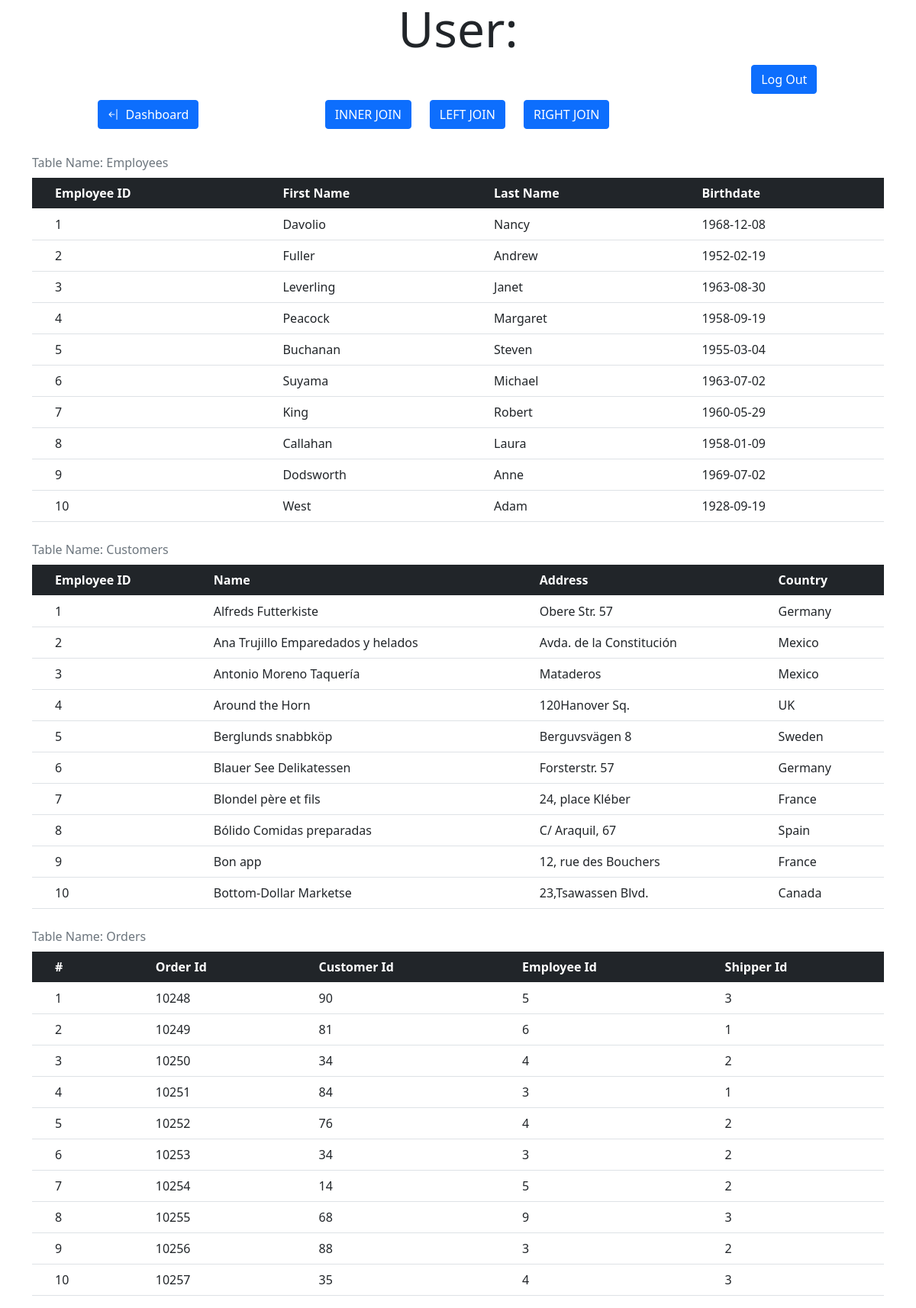
/server/dashboard.php, run on the app's committed database.
### tables this page shows
CREATE TABLE `employees` (
  `employeeID` int(11) NOT NULL,
  `first_name` text DEFAULT NULL,
  `last_name` text NOT NULL,
  `birthdate` text DEFAULT NULL,
  `notes` text DEFAULT NULL
);

CREATE TABLE `customers` (
  `customerID` int(11) NOT NULL,
  `customer_name` text NOT NULL,
  `contact_name` text NOT NULL,
  `address` text NOT NULL,
  `city` text NOT NULL,
  `postal_code` text DEFAULT NULL,
  `country` text NOT NULL
);

CREATE TABLE `orders` (
  `orderID` int(11) NOT NULL,
  `customerID` int(11) NOT NULL,
  `employeeID` int(11) NOT NULL,
  `orderdate` text DEFAULT NULL,
  `shipperID` int(11) NOT NULL
);

### server/dashboard.php (the view, shortened to what this page needs)
<?php
try
{
    $conn = new PDO("mysql:host=localhost;dbname=test", "root", "");
    $conn -> setAttribute(PDO::ATTR_ERRMODE, PDO::ERRMODE_EXCEPTION);
}catch(PDOException $e)
{
    echo ("Error connecting to database... <br>" . $e -> getMessage());
}
?>
<!DOCTYPE html>
<html lang="en">
<head>
    <link rel="stylesheet" href="https://cdn.jsdelivr.net/npm/bootstrap@5.0.1/dist/css/bootstrap.min.css">
    <link rel="stylesheet" href="https://cdn.jsdelivr.net/npm/bootstrap-icons@1.5.0/font/bootstrap-icons.css">
</head>
<body>
<div class="container-fluid">
        <h1 class="display-3 text-center">User: <span id="headingUsername"></span></h1>
        <div class="d-flex justify-content-end">
            <button class="btn btn-primary me-6" id="logout">Log Out</button>
        </div>
        <div class="row mt-2">
            <div class="col">
                <div class="d-flex justify-content-end">
                    <a href="/LoginAction/templates/dashboard.html" class="btn btn-primary btn-md" id="viewAllUsers">
                        <span class="bi bi-arrow-bar-left me-2"></span>Dashboard
                    </a>
                </div>
            </div>
            <div class="col-6 d-flex justify-content-center">
                <button class="btn btn-primary ms-4" name="inner" id="inner">INNER JOIN</button>
                <button class="btn btn-primary ms-4" name="left" id="left">LEFT JOIN</button>
                <button class="btn btn-primary ms-4" name="right" id="right">RIGHT JOIN</button>
            </div>
            <div class="col"></div>
        </div>
    </div>
    <div class="container mt-4">
        <table class="table caption-top" id="table">
            <caption>Table Name: Employees</caption>
            <?php
            $query = "SELECT employeeID, first_name, last_name,  birthdate FROM employees WHERE employeeID < 11;";
            if($result = $conn -> query($query))
            {
                if($result -> rowCount() > 0)
                {
                    echo "<thead class='table-dark'>";
                        echo "<tr class=\"table-header-row\">";
                            echo "<th>Employee ID</th>";
                            echo "<th>First Name</th>";
                            echo "<th>Last Name</th>";
                            echo "<th>Birthdate</th>";
                        echo "</tr>";
                    echo "</thead>";
                    echo "<tbody>";
                        while($row = $result -> fetch(PDO::FETCH_ASSOC))
                        {
                            echo "<tr class=\"table-data-row\">";
                                echo "<td>" . $row['employeeID'] . "</td>";
                                echo "<td>" . $row['first_name'] . "</td>";
                                echo "<td>" . $row['last_name'] . "</td>";
                                echo "<td>" . $row['birthdate'] . "</td>";
                            echo "</tr>";
                        }
                    echo "</tbody>";
                }else
                {
                    echo ("<div class=\"alert alert-danger\"><em>No Records Found!</em></div>");
                }
            }else
            {
                echo ("<div class=\"alert alert-danger\" style=\"font-size: 1.3rem;\"> Error connecting to Database. Please try again!</div>");
            }
            ?>
        </table>
        <table class="table caption-top tables" >
            <caption>Table Name: Customers</caption>
            <?php
            $query = "SELECT customerID, customer_name, address, country FROM customers WHERE customerID < 11;";
            if($result = $conn -> query($query))
            {
                if($result -> rowCount() > 0)
                {
                    echo "<thead class='table-dark'>";
                        echo "<tr>";
                            echo "<th>Employee ID</th>";
                            echo "<th>Name</th>";
                            echo "<th>Address</th>";
                            echo "<th>Country</th>";
                        echo "</tr>";
                    echo "</thead>";
                    echo "<tbody>";
                        while($row = $result -> fetch(PDO::FETCH_ASSOC))
                        {
                            echo "<tr>";
                                echo "<td>" . $row['customerID'] . "</td>";
                                echo "<td>" . $row['customer_name'] . "</td>";
                                echo "<td>" . $row['address'] . "</td>";
                                echo "<td>" . $row['country'] . "</td>";
                            echo "</tr>";
                        }
                    echo "</tbody>";
                }else
                {
                    echo ("<div class=\"alert alert-danger\"><em>No Records Found!</em></div>");
                }
            }else
            {
                echo ("<div class=\"alert alert-danger\" style=\"font-size: 1.3rem;\"> Error connecting to Database. Please try again!</div>");
            }
            ?>
        </table>
        <table class="table caption-top tables">
            <caption>Table Name: Orders</caption>
            <?php
            $query = "SELECT orderID, customerID, employeeID, shipperID FROM orders WHERE orderID < 10258;";
            if($result = $conn -> query($query))
            {
                if($result -> rowCount() > 0)
                {
                    echo "<thead class='table-dark'>";
                        echo "<tr>";
                        echo "<th>#</th>";
                        echo "<th>Order Id</th>";
                        echo "<th>Customer Id</th>";
                        echo "<th>Employee Id</th>";
                            echo "<th>Shipper Id</th>";
                        echo "</tr>";
                    echo "</thead>";
                    echo "<tbody>";
                        $i = 1;
                        while($row = $result -> fetch(PDO::FETCH_ASSOC))
                        {
                            echo "<tr>";
                                echo "<td>" . $i . "</td>";
                                echo "<td>" . $row['orderID'] . "</td>";
                                echo "<td>" . $row['customerID'] . "</td>";
                                echo "<td>" . $row['employeeID'] . "</td>";
                                echo "<td>" . $row['shipperID'] . "</td>";
                            echo "</tr>";
                            $i++;
                        }
                    echo "</tbody>";
                }else
                {
                    echo ("<div class=\"alert alert-danger\"><em>No Records Found!</em></div>");
                }
            }else
            {
                echo ("<div class=\"alert alert-danger\" style=\"font-size: 1.3rem;\"> Error connecting to Database. Please try again!</div>");
            }
            ?>
        </table>
    </div>
</body>
</html>

### server/dashboard.php (style rules this page uses)
body { font-size: 1rem; }
.justify-content-end { margin-right: 10%; }
.table th, .table td { padding-left: 30px !important; padding-right: 30px !important; }

### data on the page
employees: employeeID "1", first_name "Davolio", last_name "Nancy", birthdate "1968-12-08"
employees: employeeID "2", first_name "Fuller", last_name "Andrew", birthdate "1952-02-19"
employees: employeeID "3", first_name "Leverling", last_name "Janet", birthdate "1963-08-30"
employees: employeeID "4", first_name "Peacock", last_name "Margaret", birthdate "1958-09-19"
employees: employeeID "5", first_name "Buchanan", last_name "Steven", birthdate "1955-03-04"
employees: employeeID "6", first_name "Suyama", last_name "Michael", birthdate "1963-07-02"
employees: employeeID "7", first_name "King", last_name "Robert", birthdate "1960-05-29"
employees: employeeID "8", first_name "Callahan", last_name "Laura", birthdate "1958-01-09"
employees: employeeID "9", first_name "Dodsworth", last_name "Anne", birthdate "1969-07-02"
employees: employeeID "10", first_name "West", last_name "Adam", birthdate "1928-09-19"
customers: customerID "1", customer_name "Alfreds Futterkiste", address "Obere Str. 57", country "Germany"
customers: customerID "2", customer_name "Ana Trujillo Emparedados y helados", address "Avda. de la Constitución", country "Mexico"
customers: customerID "3", customer_name "Antonio Moreno Taquería", address "Mataderos", country "Mexico"
customers: customerID "4", customer_name "Around the Horn", address "120Hanover Sq.", country "UK"
customers: customerID "5", customer_name "Berglunds snabbköp", address "Berguvsvägen 8", country "Sweden"
customers: customerID "6", customer_name "Blauer See Delikatessen", address "Forsterstr. 57", country "Germany"
customers: customerID "7", customer_name "Blondel père et fils", address "24, place Kléber", country "France"
customers: customerID "8", customer_name "Bólido Comidas preparadas", address "C/ Araquil, 67", country "Spain"
customers: customerID "9", customer_name "Bon app", address "12, rue des Bouchers", country "France"
customers: customerID "10", customer_name "Bottom-Dollar Marketse", address "23,Tsawassen Blvd.", country "Canada"
orders: orderID "10248", customerID "90", employeeID "5", shipperID "3"
orders: orderID "10249", customerID "81", employeeID "6", shipperID "1"
orders: orderID "10250", customerID "34", employeeID "4", shipperID "2"
orders: orderID "10251", customerID "84", employeeID "3", shipperID "1"
orders: orderID "10252", customerID "76", employeeID "4", shipperID "2"
orders: orderID "10253", customerID "34", employeeID "3", shipperID "2"
orders: orderID "10254", customerID "14", employeeID "5", shipperID "2"
orders: orderID "10255", customerID "68", employeeID "9", shipperID "3"
orders: orderID "10256", customerID "88", employeeID "3", shipperID "2"
orders: orderID "10257", customerID "35", employeeID "4", shipperID "3"
